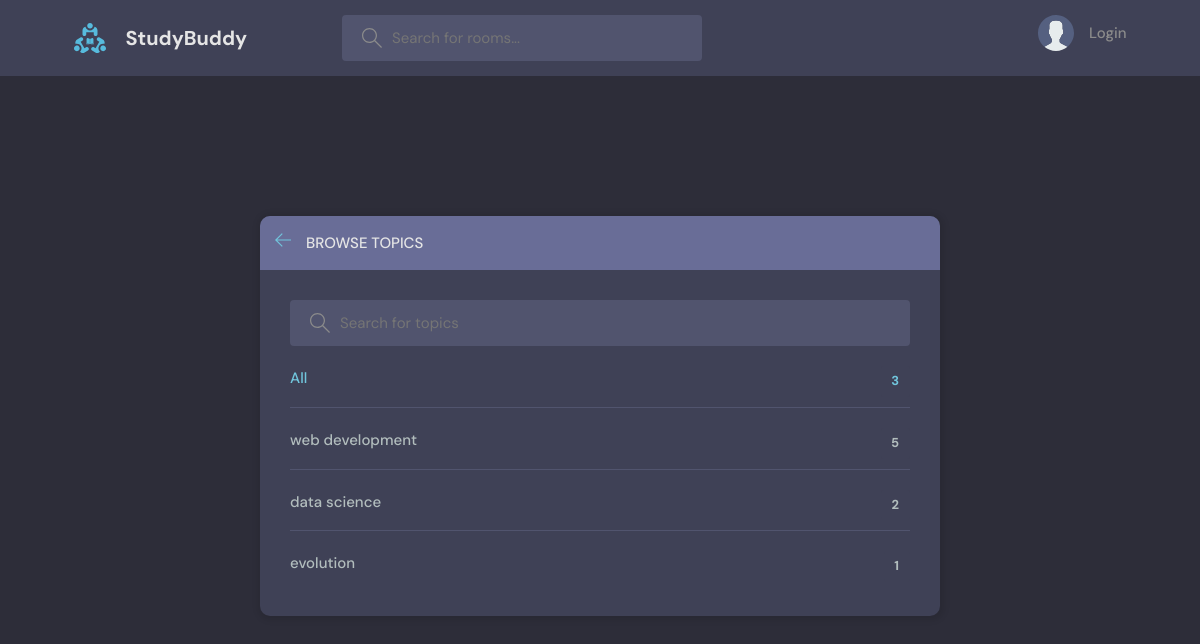
The page /topics/ on the database as committed earlier.
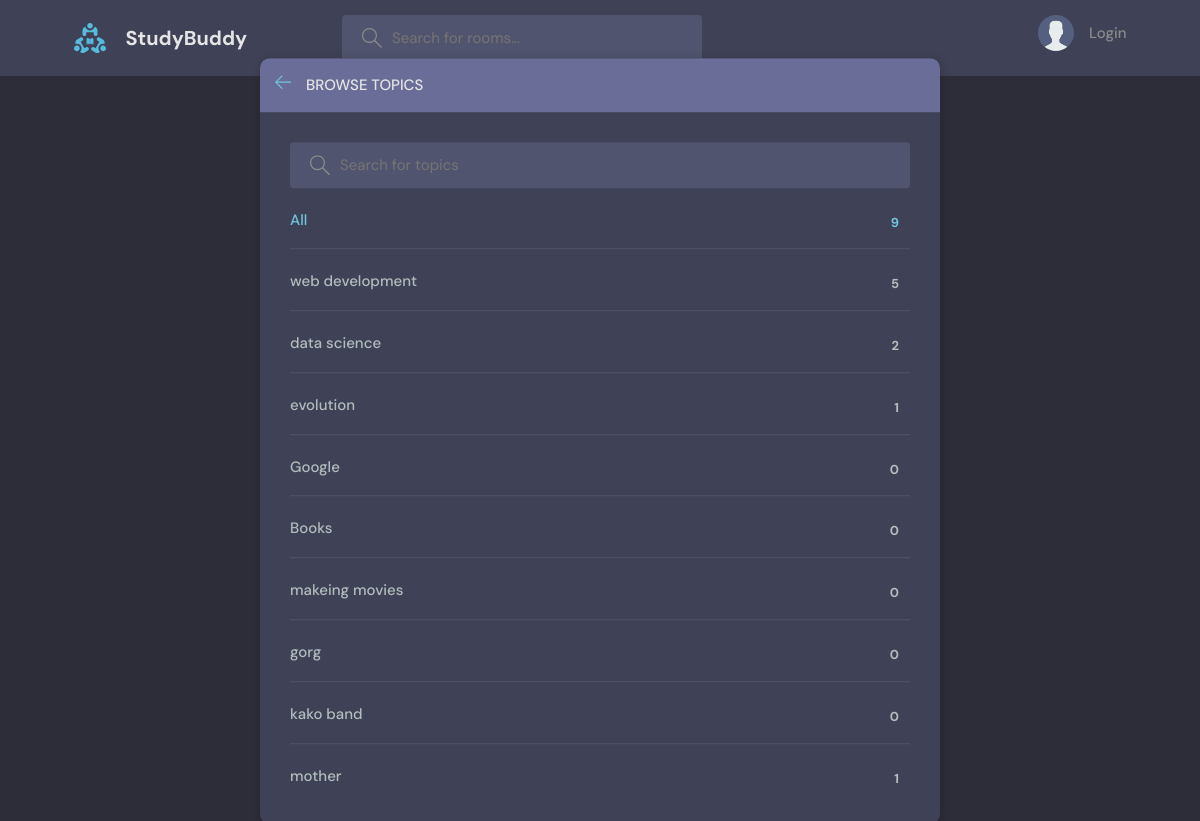
The same page on the database as committed later.
### base/models.py (models this page shows)
class Topic(models.Model):
    name = models.TextField(max_length=200)
    def __str__(self):
        return self.name

### base/views.py (the view)
# urls.py: path('topics/', views.topicPage, name='topics'),
def topicPage(request):
    q = request.GET.get('q') if request.GET.get('q')!= None else ''
    topics = Topic.objects.filter(name__icontains=q)
    return render(request, 'base/topics.html', {'topics':topics})

### base/templates/base/topics.html (shortened to what this page needs)
{% extends 'main.html' %}
{% block content %}
    <main class="create-room layout">
      <div class="container">
        <div class="layout__box">
          <div class="layout__boxHeader">
            <div class="layout__boxTitle">
              <a href="{% url 'home' %}">
                <svg version="1.1" xmlns="http://www.w3.org/2000/svg" width="32" height="32" viewBox="0 0 32 32">
                  <title>arrow-left</title>
                  <path
                    d="M13.723 2.286l-13.723 13.714 13.719 13.714 1.616-1.611-10.96-10.96h27.625v-2.286h-27.625l10.965-10.965-1.616-1.607z"
                  ></path>
                </svg>
              </a>
              <h3>Browse Topics</h3>
            </div>
          </div>
          <div class="topics-page layout__body">
            <form action='' method='GET' class="header__search">
              <label>
                <input name='q' placeholder="Search for topics" />
              </label>
            </form>
            <ul class="topics__list">
              <li>
                <a href="{% url 'topics' %}" class="active">All <span>{{topics.count}}</span></a>
              </li>
              {% for topic in topics %}
              <li>
                <a href="{% url 'home' %}?q={{topic.name}}">{{topic}} <span>{{topic.room_set.all.count}}</span></a>
              </li>
              {% endfor %}
            </ul>
          </div>
        </div>
      </div>
    </main>
{% endblock %}

### templates/main.html (shortened to what this page needs)
<!DOCTYPE html>
{% load static %}
<html lang="en">
  <head>
    <link rel="stylesheet" href="{% static 'styles/style.css' %}" />
  </head>
  <body>
    {% include 'navbar.html' %}
    {% block content %}
    {% endblock %}
  </body>
</html>

### templates/navbar.html (shortened to what this page needs)
{% load static %}
<header class="header header--loggedIn">
    <div class="container">
      <a href="{% url 'home' %}" class="header__logo">
        <img src="{% static 'images/logo.svg' %}" />
        <h1>StudyBuddy</h1>
      </a>
      <form class="header__search" method='GET' action="{% url 'home' %}">
        <label>
          <input name='q' placeholder="Search for rooms..." />
        </label>
      </form>
      <nav class="header__menu">
        {% if request.user.is_authenticated %}
        <div class="header__user">
          <a href="{% url 'user-profile' request.user.id %}">
            <div class="avatar avatar--medium active">
              <img src="{{request.user.avatar.url}}" />
            </div>
            <p>{{request.user.username}} <span>@{{request.user.username}}</span></p>
          </a>
          <button class="dropdown-button">
            <svg version="1.1" xmlns="http://www.w3.org/2000/svg" width="32" height="32" viewBox="0 0 32 32">
              <title>chevron-down</title>
              <path d="M16 21l-13-13h-3l16 16 16-16h-3l-13 13z"></path>
            </svg>
          </button>
        </div>
        {% else %}
        <a href="{% url 'login' %}">
          <img src="{% static 'images/avatar.svg' %}" />
          <p>Login</p>
        </a>
        {% endif %}
      </nav>
    </div>
  </header>

### static/styles/style.css (style rules this page uses)
:root { --color-main: #71c6dd; --color-main-light: #e1f6fb; --color-dark: #3f4156; --color-dark-medium: #51546e; --color-dark-light: #696d97; --color-light: #e5e5e5; --color-gray: #8b8b8b; --color-light-gray: #b2bdbd; --color-bg: #2d2d39; --color-success: #5dd693; --color-error: #fc4b0b; }
* { font-family: "DM Sans", -apple-system, BlinkMacSystemFont, "Segoe UI", Roboto, Oxygen, Ubuntu, Cantarell, "Open Sans", "Helvetica Neue", sans-serif; margin: 0; padding: 0; box-sizing: border-box; text-rendering: optimizeLegibility; font-size: inherit; }
html { font-size: 56.25%; }
@media only screen and (min-width: 1200px) { html { font-size: 62.5%; } }
body { line-height: 1.6; font-weight: 400; font-size: 1.5rem; color: var(--color-light-gray); background-color: var(--color-bg); min-height: 100vh; }
img { width: 100%; }
a { display: inline-block; color: var(--color-main); text-decoration: none; }
.container { max-width: 120rem; width: 90%; margin: auto; }
.header { padding: 1.5rem; background-color: var(--color-dark); }
.header > .container { display: flex; gap: 9.5rem; }
.header__logo, .header__user { display: flex; gap: 2rem; align-items: center; }
.header__logo > img { height: 3.2rem; width: 3.2rem; }
.header__logo > h1 { font-weight: 700; font-size: 2rem; color: var(--color-light); }
.header__search > label { background-color: var(--color-dark-medium); padding: 1.3rem 1rem; display: flex; align-items: center; gap: 1rem; border-radius: 4px; }
.header__search svg { fill: var(--color-gray); width: 2rem; height: 2rem; margin-left: 1rem; }
.header__search input { width: 30rem; background: transparent; border: none; outline: none; color: var(--color-light); }
.header__menu { margin-left: auto; position: relative; }
.header__menu a { display: flex; gap: 1.5rem; align-items: center; font-weight: 500; text-decoration: none; color: var(--color-gray); }
.header__menu img { height: 3.6rem; }
.header__menu p { line-height: 1.2; }
.layout { margin-top: 2.4rem; }
.layout > .container { display: flex; justify-content: space-between; align-items: flex-start; }
.layout__box { width: 90%; max-width: 48rem; min-height: 40rem; position: absolute; top: 50%; left: 50%; transform: translate(-50%, -46%); background-color: var(--color-dark); border-radius: 1rem; box-shadow: 1px 1px 6px 3px rgba(0, 0, 0, 0.1); overflow: hidden; }
.layout__boxHeader { display: flex; padding: 1.5rem; background-color: var(--color-dark-light); }
.layout__boxTitle { display: flex; gap: 1.5rem; align-items: center; }
.layout__boxTitle h3 { text-transform: uppercase; font-weight: 500; color: var(--color-light); }
.layout__boxTitle svg { width: 1.6rem; height: 1.6rem; fill: var(--color-main); }
.layout__body { margin: 3rem; }
.topics__list { list-style: none; }
.topics__list li a { display: flex; justify-content: space-between; margin-bottom: 3rem; font-weight: 500; color: var(--color-light-gray); transition: all 0.3s ease-in-out; }
.topics__list li a.active, .topics__list li a:hover { color: var(--color-main); }
.topics__list li a span { padding: 0.5rem 1rem; background-color: var(--color-dark); border-radius: 3px; font-size: 1.3rem; font-weight: 700; letter-spacing: 1px; }
.topics-page .topics__list li:not(:last-child) a { margin: 2rem 0; padding-bottom: 1rem; text-decoration: none; border-bottom: 1px solid var(--color-dark-medium); }
.topics-page .header__search { display: block; }
.create-room.layout .layout__box { max-width: 68rem; }

Rows that differ between the two databases and show on the page:
added Topic: name "Google", room_set.all.count "0"
added Topic: name "Books", room_set.all.count "0"
added Topic: name "makeing movies", room_set.all.count "0"
added Topic: name "gorg", room_set.all.count "0"
added Topic: name "kako band", room_set.all.count "0"
added Topic: name "mother", room_set.all.count "1"
Other text that changed with them:
{{ topics.count }}: "3" → "9"
